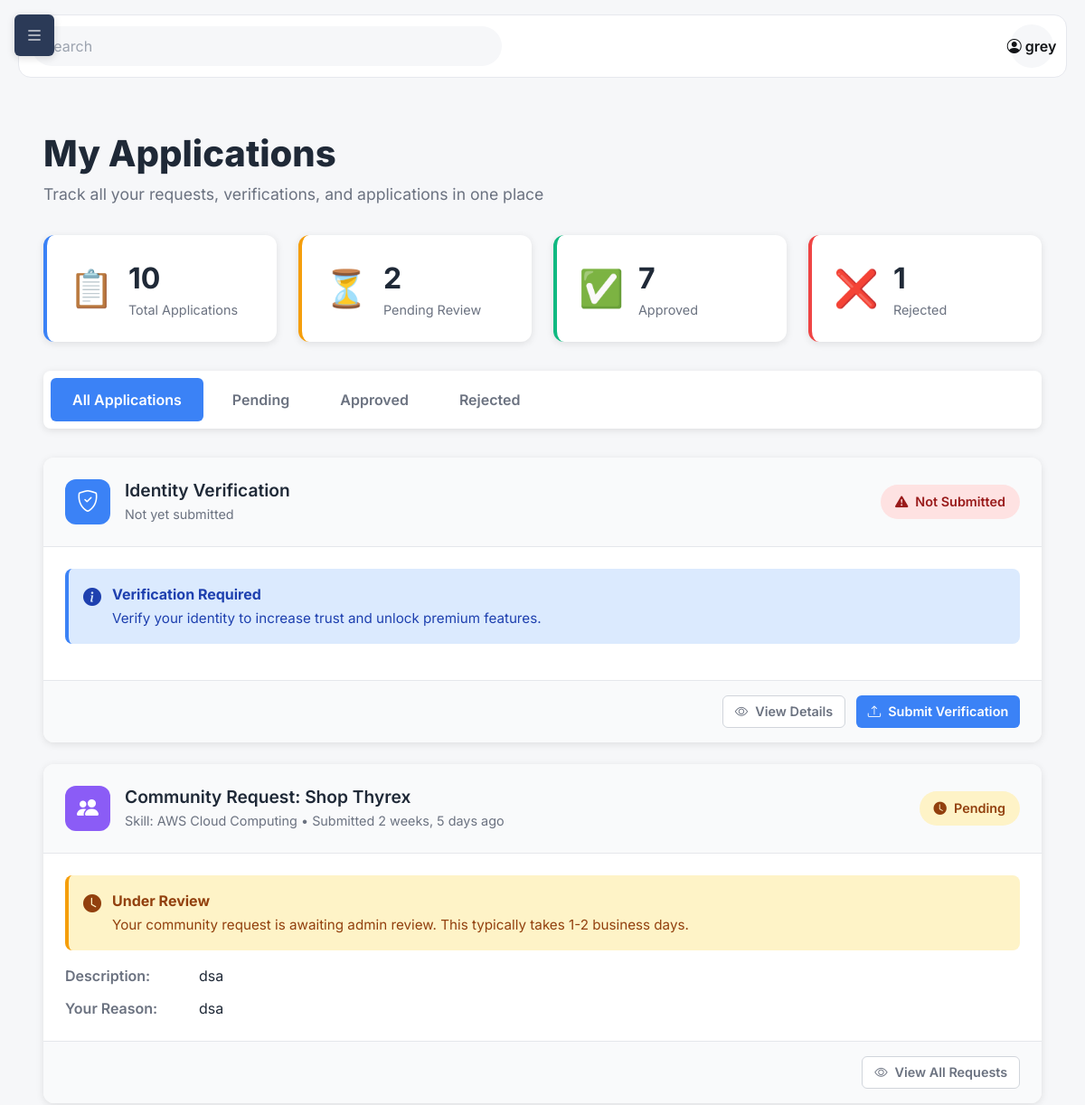
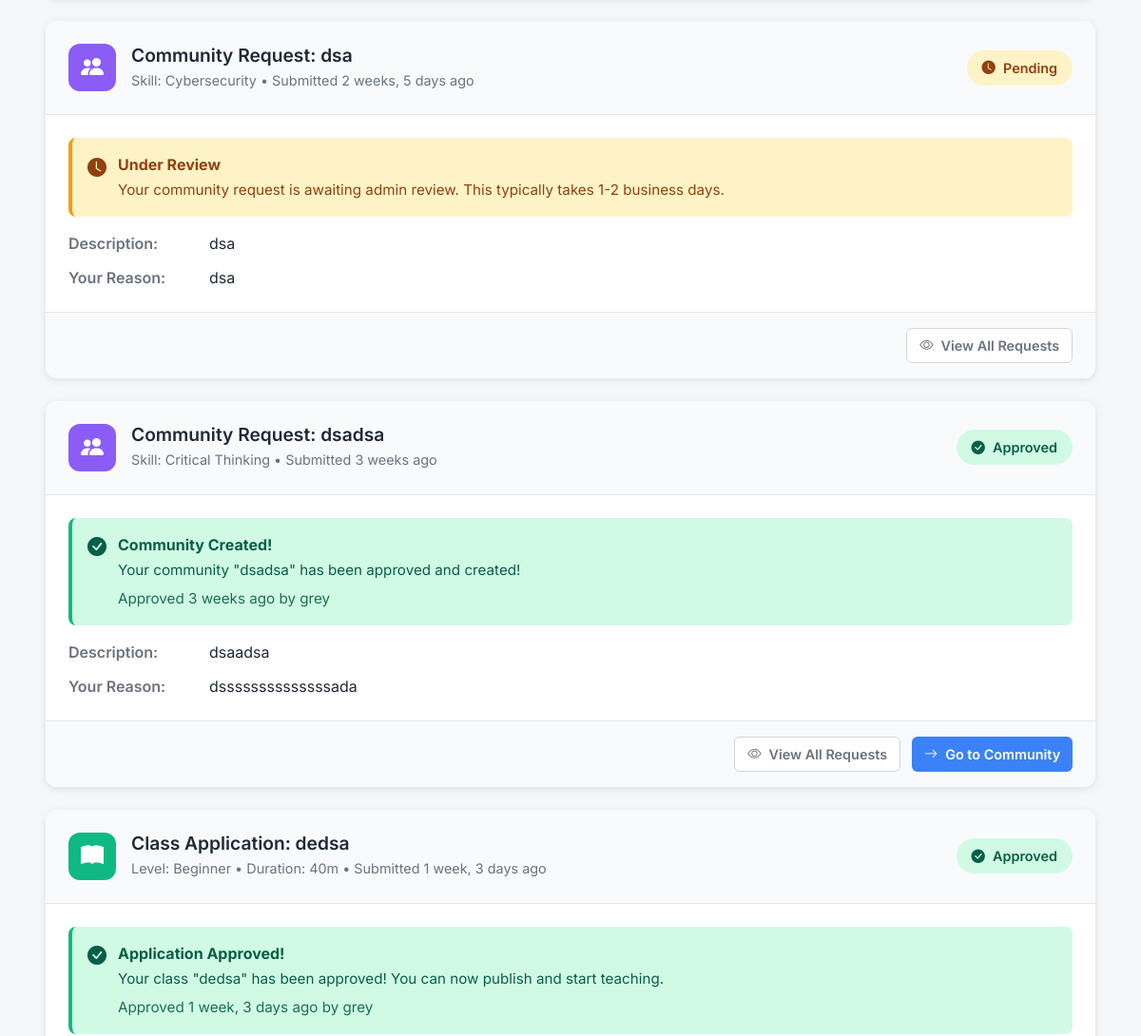
/users/applications/ (signed in, upper part), run on an earlier commit of the app's database (2 pictures, top to bottom).
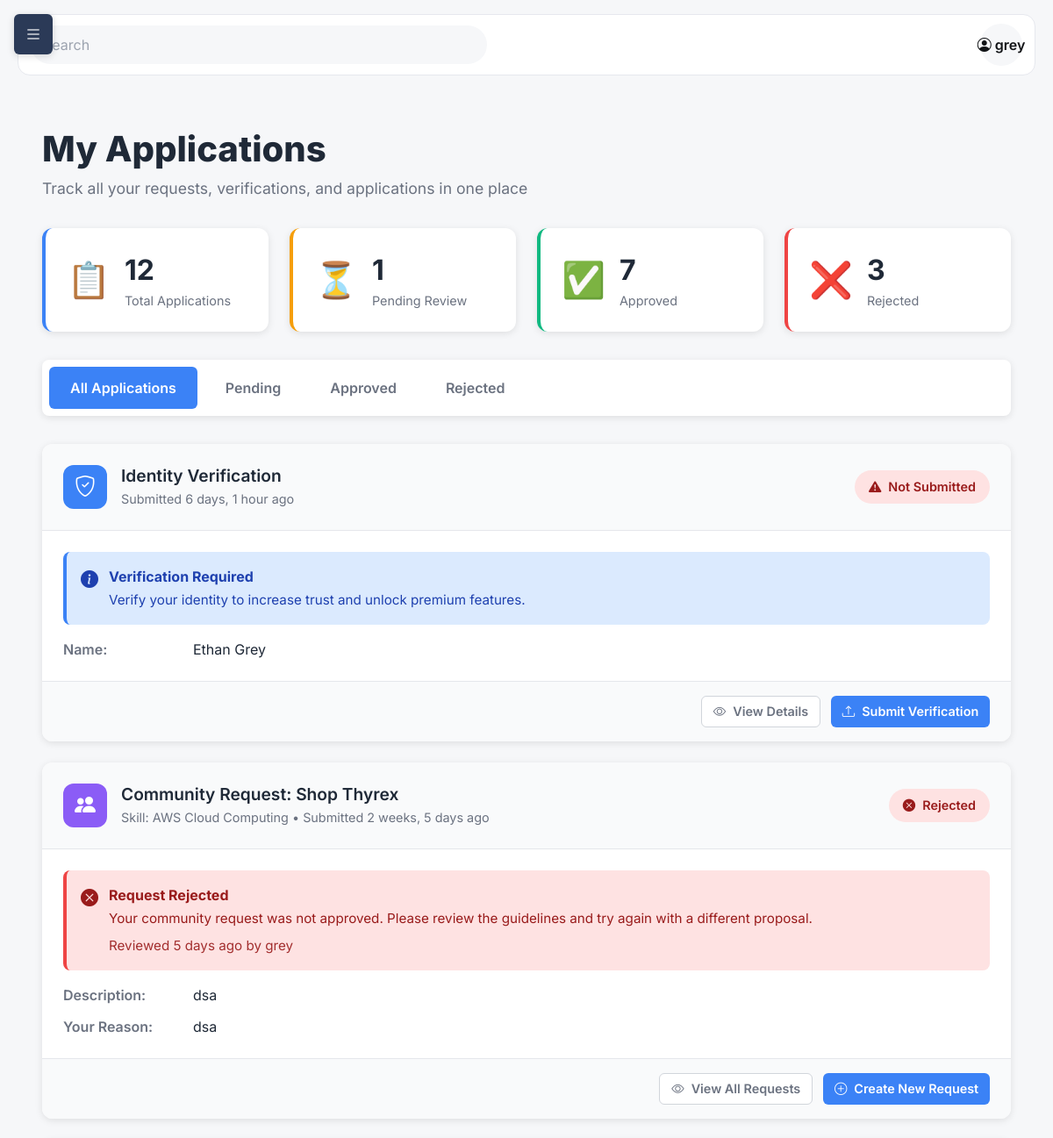
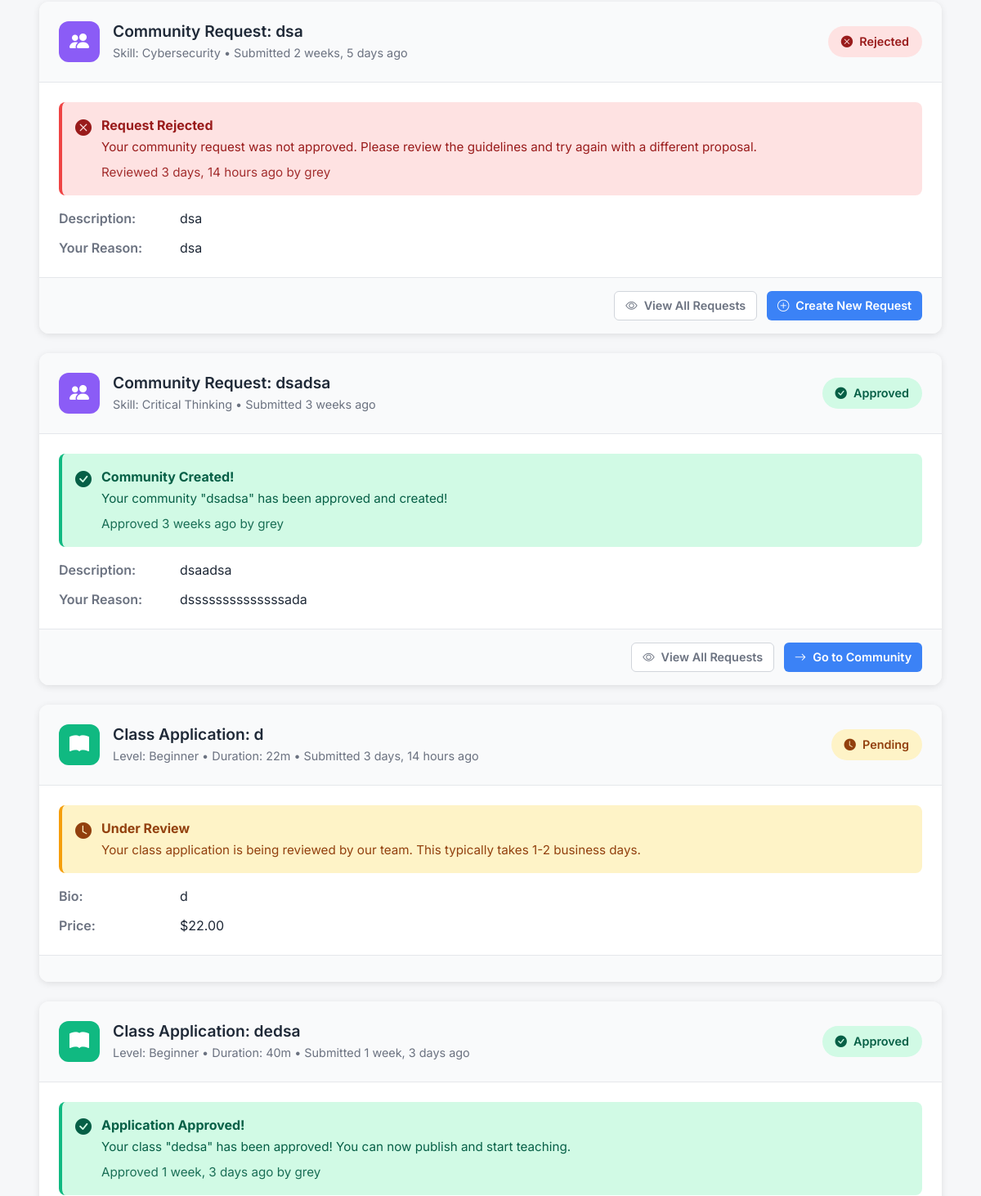
And on a later commit of the database (2 pictures, top to bottom).
### communities/models.py (models this page shows, shortened)
class CommunityRequest(models.Model):
    PENDING = 'pending'
    APPROVED = 'approved'
    REJECTED = 'rejected'
    STATUS_CHOICES = [
        (PENDING, 'Pending Review'),
        (APPROVED, 'Approved'),
        (REJECTED, 'Rejected'),
    ]
    requester = models.ForeignKey(settings.AUTH_USER_MODEL, on_delete=models.CASCADE, related_name='community_requests')
    name = models.CharField(max_length=140)
    skill = models.ForeignKey(Skill, on_delete=models.CASCADE)
    description = models.TextField()
    reason = models.TextField(help_text="Why do you want to create this community?")
    status = models.CharField(max_length=20, choices=STATUS_CHOICES, default=PENDING)
    admin_notes = models.TextField(blank=True)
    created_at = models.DateTimeField(auto_now_add=True)
    reviewed_at = models.DateTimeField(null=True, blank=True)
    reviewed_by = models.ForeignKey(settings.AUTH_USER_MODEL, on_delete=models.SET_NULL, null=True, blank=True, related_name='reviewed_requests')
    class Meta:
        ordering = ['-created_at']

### skills/models.py (models this page shows, shortened)
class Skill(models.Model):
    name = models.CharField(max_length=120, unique=True)
    description = models.TextField(blank=True)

class TeacherApplication(models.Model):
    PENDING = 'pending'
    APPROVED = 'approved'
    REJECTED = 'rejected'
    STATUS_CHOICES = [
        (PENDING, 'Pending'),
        (APPROVED, 'Approved'),
        (REJECTED, 'Rejected'),
    ]
    BEGINNER = 'beginner'
    INTERMEDIATE = 'intermediate'
    ADVANCED = 'advanced'
    DIFFICULTY_CHOICES = [
        (BEGINNER, 'Beginner'),
        (INTERMEDIATE, 'Intermediate'),
        (ADVANCED, 'Advanced'),
    ]
    title = models.CharField(max_length=200)
    bio = models.TextField(blank=True)
    intro_video = models.FileField(upload_to='teacher_applications/', blank=True, null=True)
    thumbnail = models.ImageField(upload_to='teacher_applications/', blank=True, null=True)
    portfolio_links = models.TextField(blank=True, help_text='Comma or newline separated links')
    expertise_topics = models.TextField(blank=True)
    difficulty = models.CharField(max_length=20, choices=DIFFICULTY_CHOICES, default=BEGINNER)
    duration_minutes = models.PositiveIntegerField(default=0)
    price_cents = models.PositiveIntegerField(default=0)
    is_tradeable = models.BooleanField(default=False)
    status = models.CharField(max_length=20, choices=STATUS_CHOICES, default=PENDING)
    reviewed_at = models.DateTimeField(blank=True, null=True)
    decision_notes = models.TextField(blank=True)
    created_at = models.DateTimeField(auto_now_add=True)
    applicant = models.ForeignKey(settings.AUTH_USER_MODEL, on_delete=models.CASCADE, related_name='teacher_applications')
    reviewer = models.ForeignKey(settings.AUTH_USER_MODEL, on_delete=models.SET_NULL, blank=True, null=True, related_name='reviewed_teacher_applications')
    class Meta:
        ordering = ['-created_at']
    @property
    def price_dollars(self):
        return self.price_cents / 100.0

### users/models.py (models this page shows, shortened)
class IdentitySubmission(models.Model):
    profile = models.ForeignKey(Profile, on_delete=models.CASCADE, related_name='identity_submissions')
    first_name = models.CharField(max_length=150, blank=True)
    last_name = models.CharField(max_length=150, blank=True)
    dob = models.DateField(blank=True, null=True)
    nationality = models.CharField(max_length=120, blank=True)
    address1 = models.CharField(max_length=255, blank=True)
    address2 = models.CharField(max_length=255, blank=True)
    state = models.CharField(max_length=120, blank=True)
    postal = models.CharField(max_length=40, blank=True)
    country = models.CharField(max_length=120, blank=True)
    created_at = models.DateTimeField(auto_now_add=True)

### users/views.py (the view)
# urls.py: path('applications/', views.applications_view, name='applications'),
@login_required
def applications_view(request):
    from skills.models import TeacherApplication
    community_requests = CommunityRequest.objects.filter(
        requester=request.user
    ).select_related('skill', 'reviewed_by').order_by('-created_at')
    skill_verifications = UserSkill.objects.filter(
        user=request.user,
        can_teach=True
    ).select_related('skill').prefetch_related('evidence').order_by('-updated_at')
    class_applications = TeacherApplication.objects.filter(
        applicant=request.user
    ).select_related('reviewer').order_by('-created_at')
    profile = request.user.profile
    identity_submissions = profile.identity_submissions.order_by('-created_at')
    latest_identity = identity_submissions.first()
    stats = {
        'total_applications': (
            community_requests.count() +
            skill_verifications.count() +
            class_applications.count() +
            (1 if latest_identity else 0)
        ),
        'pending_count': (
            community_requests.filter(status='pending').count() +
            skill_verifications.filter(verification_status='pending').count() +
            class_applications.filter(status=TeacherApplication.PENDING).count() +
            (1 if profile.verification_status == 'pending' else 0)
        ),
        'approved_count': (
            community_requests.filter(status='approved').count() +
            skill_verifications.filter(verification_status='verified').count() +
            class_applications.filter(status=TeacherApplication.APPROVED).count() +
            (1 if profile.verification_status == 'verified' else 0)
        ),
        'rejected_count': (
            community_requests.filter(status='rejected').count() +
            skill_verifications.filter(verification_status='rejected').count() +
            class_applications.filter(status=TeacherApplication.REJECTED).count()
        ),
    }
    context = {
        'community_requests': community_requests,
        'skill_verifications': skill_verifications,
        'class_applications': class_applications,
        'profile': profile,
        'latest_identity': latest_identity,
        'identity_submissions': identity_submissions,
        'stats': stats,
    }
    return render(request, 'users/applications.html', context)

### users/templates/users/applications.html (shortened to what the changed rows need)
{% extends 'base.html' %}
{% block content %}
<div class="applications-container">
    <div class="page-header">
        <h1>My Applications</h1>
    </div>
    <div class="stats-grid">
        <div class="stat-card total">
            <div class="stat-content">
                <div class="stat-number">{{ stats.total_applications }}</div>
                <div class="stat-label">Total Applications</div>
            </div>
        </div>
        <div class="stat-card pending">
            <div class="stat-content">
                <div class="stat-number">{{ stats.pending_count }}</div>
                <div class="stat-label">Pending Review</div>
            </div>
        </div>
        <div class="stat-card rejected">
            <div class="stat-content">
                <div class="stat-number">{{ stats.rejected_count }}</div>
                <div class="stat-label">Rejected</div>
            </div>
        </div>
    </div>
    <div class="applications-list">
        {% if latest_identity or profile.verification_status == 'pending' or profile.verification_status == 'unverified' %}
        <div class="application-card" data-status="{{ profile.verification_status }}" data-type="identity">
            <div class="card-header">
                <div class="header-left">
                    <div class="app-info">
                        <h3>Identity Verification</h3>
                        <p class="app-meta">
                            {% if latest_identity %}
                                Submitted {{ latest_identity.created_at|timesince }} ago
                            {% else %}
                                Not yet submitted
                            {% endif %}
                        </p>
                    </div>
                </div>
            </div>
            <div class="card-body">
                {% if latest_identity %}
                <div class="application-details">
                    <div class="detail-row">
                        <span class="detail-label">Name:</span>
                        <span class="detail-value">{{ latest_identity.first_name }} {{ latest_identity.last_name }}</span>
                    </div>
                </div>
                {% endif %}
            </div>
        </div>
        {% endif %}
        {% for request in community_requests %}
        <div class="application-card" data-status="{{ request.status }}" data-type="community">
            <div class="card-header">
                <div class="header-left">
                    <div class="app-icon community">
                        <i class="bi bi-people-fill"></i>
                    </div>
                    <div class="app-info">
                        <h3>Community Request: {{ request.name }}</h3>
                        <p class="app-meta">
                            Skill: {{ request.skill.name }} •
                            Submitted {{ request.created_at|timesince }} ago
                        </p>
                    </div>
                </div>
                <div class="status-badge status-{{ request.status }}">
                    {% if request.status == 'approved' %}
                        <i class="bi bi-check-circle-fill"></i> Approved
                    {% elif request.status == 'pending' %}
                        <i class="bi bi-clock-fill"></i> Pending
                    {% else %}
                        <i class="bi bi-x-circle-fill"></i> Rejected
                    {% endif %}
                </div>
            </div>
            <div class="card-body">
                {% if request.status == 'approved' %}
                    <div class="success-message">
                        <i class="bi bi-check-circle-fill"></i>
                        <div>
                            <strong>Community Created!</strong>
                            <p>Your community "{{ request.name }}" has been approved and created!</p>
                            {% if request.reviewed_at %}
                                <p class="review-meta">Approved {{ request.reviewed_at|timesince }} ago by {{ request.reviewed_by.username }}</p>
                            {% endif %}
                        </div>
                    </div>
                {% elif request.status == 'pending' %}
                    <div class="pending-message">
                        <i class="bi bi-clock-fill"></i>
                        <div>
                            <strong>Under Review</strong>
                            <p>Your community request is awaiting admin review. This typically takes 1-2 business days.</p>
                        </div>
                    </div>
                {% else %}
                    <div class="error-message">
                        <i class="bi bi-x-circle-fill"></i>
                        <div>
                            <strong>Request Rejected</strong>
                            {% if request.admin_notes %}
                                <p>{{ request.admin_notes }}</p>
                            {% else %}
                                <p>Your community request was not approved. Please review the guidelines and try again with a different proposal.</p>
                            {% endif %}
                            {% if request.reviewed_at %}
                                <p class="review-meta">Reviewed {{ request.reviewed_at|timesince }} ago by {{ request.reviewed_by.username }}</p>
                            {% endif %}
                        </div>
                    </div>
                {% endif %}
                <div class="application-details">
                    <div class="detail-row">
                        <span class="detail-label">Description:</span>
                        <span class="detail-value">{{ request.description|truncatewords:30 }}</span>
                    </div>
                    <div class="detail-row">
                        <span class="detail-label">Your Reason:</span>
                        <span class="detail-value">{{ request.reason|truncatewords:20 }}</span>
                    </div>
                </div>
            </div>
            <div class="card-footer">
                <a href="{% url 'communities:my_requests' %}" class="btn btn-secondary btn-sm">
                    <i class="bi bi-eye"></i> View All Requests
                </a>
                {% if request.status == 'rejected' %}
                    <a href="{% url 'communities:request_community' %}" class="btn btn-primary btn-sm">
                        <i class="bi bi-plus-circle"></i> Create New Request
                    </a>
                {% elif request.status == 'approved' %}
                    <a href="{% url 'communities:communities' %}" class="btn btn-primary btn-sm">
                        <i class="bi bi-arrow-right"></i> Go to Community
                    </a>
                {% endif %}
            </div>
        </div>
        {% endfor %}
        {% for application in class_applications %}
        <div class="application-card" data-status="{{ application.status }}" data-type="class">
            <div class="card-header">
                <div class="header-left">
                    <div class="app-icon class">
                        <i class="bi bi-book-fill"></i>
                    </div>
                    <div class="app-info">
                        <h3>Class Application: {{ application.title }}</h3>
                        <p class="app-meta">
                            Level: {{ application.get_difficulty_display }} •
                            Duration: {{ application.duration_minutes }}m •
                            Submitted {{ application.created_at|timesince }} ago
                        </p>
                    </div>
                </div>
                <div class="status-badge status-{{ application.status }}">
                    {% if application.status == 'approved' %}
                        <i class="bi bi-check-circle-fill"></i> Approved
                    {% elif application.status == 'pending' %}
                        <i class="bi bi-clock-fill"></i> Pending
                    {% else %}
                        <i class="bi bi-x-circle-fill"></i> Rejected
                    {% endif %}
                </div>
            </div>
            <div class="card-body">
                {% if application.status == 'approved' %}
                    <div class="success-message">
                        <i class="bi bi-check-circle-fill"></i>
                        <div>
                            <strong>Application Approved!</strong>
                            <p>Your class "{{ application.title }}" has been approved! You can now publish and start teaching.</p>
                            {% if application.reviewed_at %}
                                <p class="review-meta">Approved {{ application.reviewed_at|timesince }} ago{% if application.reviewer %} by {{ application.reviewer.username }}{% endif %}</p>
                            {% endif %}
                        </div>
                    </div>
                {% elif application.status == 'pending' %}
                    <div class="pending-message">
                        <i class="bi bi-clock-fill"></i>
                        <div>
                            <strong>Under Review</strong>
                            <p>Your class application is being reviewed by our team. This typically takes 1-2 business days.</p>
                        </div>
                    </div>
                {% endif %}
                <div class="application-details">
                    {% if application.bio %}
                    <div class="detail-row">
                        <span class="detail-label">Bio:</span>
                        <span class="detail-value">{{ application.bio|truncatewords:30 }}</span>
                    </div>
                    {% endif %}
                    <div class="detail-row">
                        <span class="detail-label">Price:</span>
                        <span class="detail-value">
                            {% if application.price_cents > 0 %}
                                ${{ application.price_dollars|floatformat:2 }}
                            {% else %}
                                Free
                            {% endif %}
                        </span>
                    </div>
                </div>
            </div>
            <div class="card-footer">
            </div>
        </div>
        {% endfor %}
    </div>
</div>
{% endblock %}

What changed in the data, as far as the page shows it:
added IdentitySubmission: created_at "6 days, 1 hour", first_name "Ethan", last_name "Grey"
changed CommunityRequest "Shop Thyrex": reviewed_at (not shown) → "5 days"; reviewed_by.username (not shown) → "grey"; status "Pending Under Review Your community request is awaiting admin review. This typically takes 1-2 business days." → "Rejected Request Rejected Your community request was not approved. Please review the guidelines and try again with a different proposal. Reviewed ago by Create New Request"
changed CommunityRequest "Cybersecurity": reviewed_at (not shown) → "3 days, 14 hours"; reviewed_by.username (not shown) → "grey"; status "Pending Under Review Your community request is awaiting admin review. This typically takes 1-2 business days." → "Rejected Request Rejected Your community request was not approved. Please review the guidelines and try again with a different proposal. Reviewed ago by Create New Request"
added TeacherApplication: title "d", difficulty "Beginner", duration_minutes "22", created_at "3 days, 14 hours", status "pending" (drawn), shows "Your class application is being reviewed by our team. This typically takes 1-2 business days.", bio "d", price_dollars "22.00"
Also different on the page:
{{ stats.total_applications }}: "10" → "12"
{{ stats.pending_count }}: "2" → "1"
{{ stats.rejected_count }}: "1" → "3"
text no longer shown: "Not yet submitted"
text now shown: "Submitted ago Name:"
